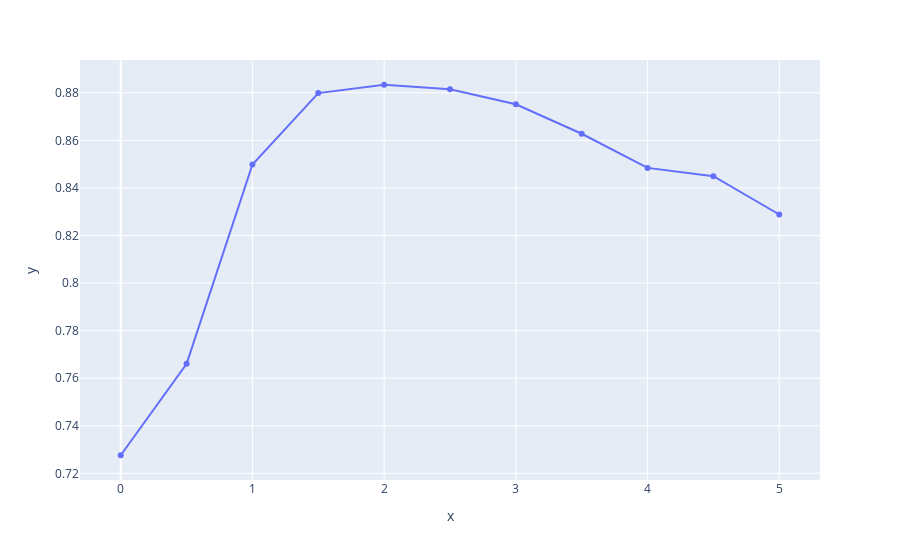

The cell this chart's notebook holds for it:
### Code cell
l_mu = np.linspace(0,5,11)
l_score = []

for mu in np.linspace(0, 5, 11):
    print('---', mu)

    diagrams_h0_zz = []
    for i, ID in enumerate(tqdm.tqdm(params.id)):
        dgms = zigzag_dgms(ID, 'Macrophage', MU=mu)
        diagrams_h0_zz.append( dgms )

    pimgr_zz = PersistenceImager()
    imgs_zz = pimgr_zz.fit_transform(diagrams_h0_zz)
    imgs_array_zz = np.array([
        img.flatten()
        for img in imgs_zz
    ])
    imgs['zz'] = imgs_zz

    clf = LogisticRegression(max_iter=1000)
    clf.fit(imgs_array_zz, labels)
    inverse_image = np.copy(clf.coef_).reshape(pimgr_zz.resolution)
    print(clf.score(imgs_array_zz, labels))

    cv = RepeatedStratifiedKFold()
    score = cross_val_score(clf, imgs_array_zz, labels, cv=cv).mean()
    print(score); l_score.append(score)

    fig = plt.figure(dpi=600)
    # pimgr_zz.plot_image(imgs_zz[i0], fig.add_subplot(141))
    # pimgr_zz.plot_image(imgs_zz[i1], fig.add_subplot(142))
    # pimgr_zz.plot_image(imgs_zz[i2], fig.add_subplot(143))
    # pimgr_zz.plot_image(inverse_image, fig.add_subplot(144))
    # plt.show()

px.line([], x=l_mu, y=l_score, markers=True)

### Figure 1 — Plotly figure (JSON) as saved in the notebook; plotly's stock layout.template omitted (floating-point values rounded to 4 significant figures)
{"data": [{"hovertemplate": "x=%{x}<br>y=%{y}<extra></extra>", "legendgroup": "", "line": {"color": "#636efa", "dash": "solid"}, "marker": {"symbol": "circle"}, "mode": "markers+lines", "name": "", "orientation": "v", "showlegend": false, "type": "scatter", "x": [0, 0.5, 1, 1.5, 2, 2.5, 3, 3.5, 4, 4.5, 5], "xaxis": "x", "y": [0.7276, 0.7661, 0.8498, 0.8799, 0.8834, 0.8815, 0.8752, 0.8628, 0.8484, 0.8449, 0.8288], "yaxis": "y"}], "layout": {"autosize": true, "legend": {"tracegroupgap": 0}, "margin": {"t": 60}, "xaxis": {"anchor": "y", "autorange": true, "domain": [0, 1], "range": [-0.2868, 5.287], "title": {"text": "x"}, "type": "linear"}, "yaxis": {"anchor": "x", "autorange": true, "domain": [0, 1], "range": [0.7155, 0.8954], "title": {"text": "y"}, "type": "linear"}}}
